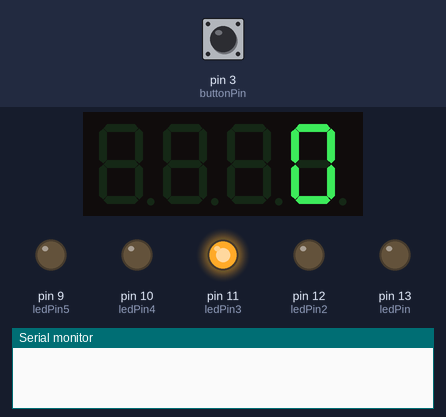
Recording of a sketch running on a simulated Arduino Uno, built with avr-gcc and run on an emulated ATmega328P. Parts: 4-digit seven-segment display, output pins drawn as LEDs (lit = HIGH), the last lines printed to the serial monitor. The inputs (shaded band) are chosen by the test bench; at power-on: pin 3 (buttonPin) LOW.

Above: at 1.2 s.
1.3 s: pin 3 (buttonPin) pulled HIGH for 0.15 s
At 1.67 s:
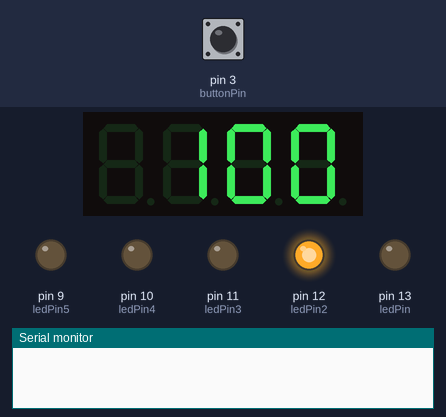
2.0 s: pin 3 (buttonPin) pulled HIGH for 1 s
At 2.4 s:
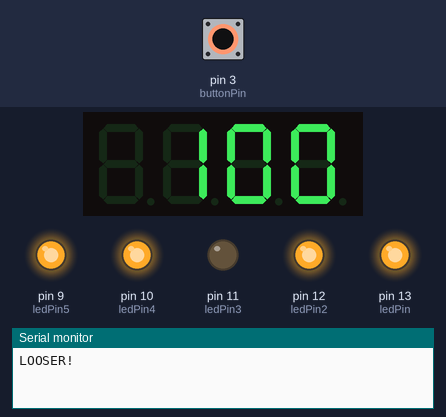
At 3.9 s:
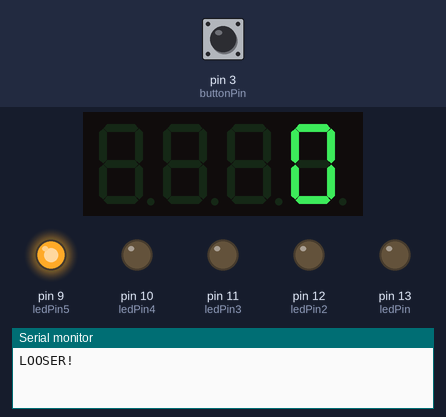
Timing chart, 0 to 9.6 s (numbered marks = the images above; inputs shaded):
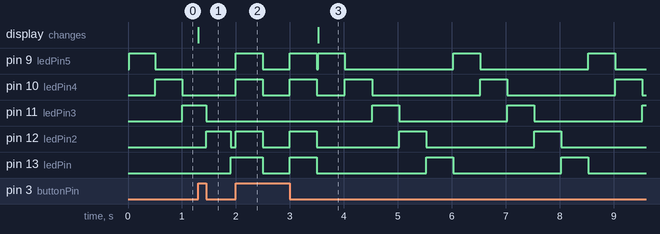

The sketch:

jogo_luzes.ino
```cpp
#include <TM1637Display.h>
#define CLK 5
#define DIO 6

TM1637Display display = TM1637Display(CLK, DIO);

int ledPin = 13;
int ledPin2 = 12;
int ledPin3 = 11;
int ledPin4 = 10;
int ledPin5 = 9;
const int buttonPin = 3;
int buttonState = 0;
int previousState = 0;
int speed = 500;
bool isGreen = false;
int x = 9;
unsigned long start;
unsigned long current;
bool win = false;
int points = 0;

void setup() {
  Serial.begin(9600);
  pinMode(ledPin, OUTPUT);
  pinMode(ledPin2, OUTPUT);
  pinMode(ledPin3, OUTPUT);
  pinMode(ledPin4, OUTPUT);
  pinMode(ledPin5, OUTPUT);
  pinMode(buttonPin, INPUT);
  start = millis();
}

void loop() {

  display.setBrightness(5);
  display.showNumberDec(points);

  while (true) {

    previousState = buttonState;
    buttonState = digitalRead(buttonPin);

    if (x == 11 && buttonState == HIGH && previousState == LOW) {
      isGreen = true;
      if (speed != 100) {
        speed -= 50;
        points += 100;
        display.showNumberDec(points);
      } else {
        Serial.println("You Win!");
        win = true;
        break;
      }
    } else if (x != 11 && buttonState == HIGH && previousState == LOW) {
      Serial.println("LOOSER!");
      win = false;
      break;
    } else {
      isGreen = false;
    }

    digitalWrite(x, HIGH);

    if ((millis() - start) > speed) {
      digitalWrite(x, LOW);
      x++;
      if (x > 13) {
        x = 9;
      }
      start = millis();
    }
  }

  if( win == false) {
    digitalWrite(13, HIGH);
    digitalWrite(12, HIGH);
    digitalWrite(10, HIGH);
    digitalWrite(9, HIGH);
    delay(500);
    digitalWrite(13, LOW);
    digitalWrite(12, LOW);
    digitalWrite(10, LOW);
    digitalWrite(9, LOW);
    delay(500);
    digitalWrite(13, HIGH);
    digitalWrite(12, HIGH);
    digitalWrite(10, HIGH);
    digitalWrite(9, HIGH);
    delay(500);
    digitalWrite(13, LOW);
    digitalWrite(12, LOW);
    digitalWrite(10, LOW);
    digitalWrite(9, LOW);
  } else {
    digitalWrite(11, HIGH);
    delay(500);
    digitalWrite(11, LOW);
    delay(500);
    digitalWrite(11, HIGH);
    delay(500);
    digitalWrite(11, LOW);
  }

  speed = 500;
  points = 0;
}
```

Measured:
- after the input at 1.3 s, pin 12 (ledPin2): LOW → HIGH after 0.15 s instead of 0.20 s; pin 13 (ledPin): LOW → HIGH after 0.60 s; the display: changes at once (image 1)
- after the input at 2.0 s, the display: changes after 1.5 s (image 3)
- by itself, pin 11 (ledPin3): alternates HIGH for 0.50 s and LOW for 2.0 s
